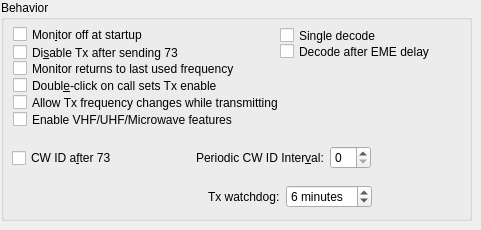
   <widget class="QWidget" name="tab_2">
    <attribute name="title">
     <string>Behavior</string>
    </attribute>
    <widget class="QGroupBox" name="behaviour_group_box">
     <property name="geometry">
      <rect>
       <x>1</x>
       <y>0</y>
       <width>471</width>
       <height>221</height>
      </rect>
     </property>
     <property name="title">
      <string>Behavior</string>
     </property>
     <widget class="QCheckBox" name="monitor_off_check_box">
      <property name="geometry">
       <rect>
        <x>12</x>
        <y>21</y>
        <width>175</width>
        <height>27</height>
       </rect>
      </property>
      <property name="toolTip">
       <string>Don't start decoding until the monitor button is clicked.</string>
      </property>
      <property name="text">
       <string>Mon&amp;itor off at startup</string>
      </property>
      <property name="checked">
       <bool>false</bool>
      </property>
     </widget>
     <widget class="QCheckBox" name="enable_VHF_features_check_box">
      <property name="geometry">
       <rect>
        <x>12</x>
        <y>106</y>
        <width>288</width>
        <height>27</height>
       </rect>
      </property>
      <property name="text">
       <string>Enable VHF/UHF/Microwave features</string>
      </property>
     </widget>
     <widget class="QCheckBox" name="decode_at_52s_check_box">
      <property name="geometry">
       <rect>
        <x>279</x>
        <y>38</y>
        <width>192</width>
        <height>27</height>
       </rect>
      </property>
      <property name="text">
       <string>Decode after EME delay</string>
      </property>
     </widget>
     <widget class="QCheckBox" name="single_decode_check_box">
      <property name="geometry">
       <rect>
        <x>279</x>
        <y>22</y>
        <width>124</width>
        <height>27</height>
       </rect>
      </property>
      <property name="text">
       <string>Single decode</string>
      </property>
     </widget>
     <widget class="QCheckBox" name="tx_QSY_check_box">
      <property name="geometry">
       <rect>
        <x>12</x>
        <y>89</y>
        <width>352</width>
        <height>27</height>
       </rect>
      </property>
      <property name="toolTip">
       <string>&lt;html&gt;&lt;head/&gt;&lt;body&gt;&lt;p&gt;Some rigs are not able to process CAT commands while transmitting. This means that if you are operating in split mode you may have to uncheck this option.&lt;/p&gt;&lt;/body&gt;&lt;/html&gt;</string>
      </property>
      <property name="text">
       <string>Allow Tx frequency changes while transmitting</string>
      </property>
     </widget>
     <widget class="QCheckBox" name="monitor_last_used_check_box">
      <property name="geometry">
       <rect>
        <x>12</x>
        <y>55</y>
        <width>292</width>
        <height>27</height>
       </rect>
      </property>
      <property name="toolTip">
       <string>&lt;html&gt;&lt;head/&gt;&lt;body&gt;&lt;p&gt;Check this if you wish to automatically return to the last monitored frequency when monitor is enabled, leave it unchecked if you wish to have the current rig frequency maintained.&lt;/p&gt;&lt;/body&gt;&lt;/html&gt;</string>
      </property>
      <property name="text">
       <string>Monitor returns to last used frequency</string>
      </property>
     </widget>
     <widget class="QCheckBox" name="quick_call_check_box">
      <property name="geometry">
       <rect>
        <x>12</x>
        <y>72</y>
        <width>267</width>
        <height>27</height>
       </rect>
      </property>
      <property name="toolTip">
       <string>Automatic transmission mode.</string>
      </property>
      <property name="text">
       <string>Doubl&amp;e-click on call sets Tx enable</string>
      </property>
     </widget>
     <widget class="QCheckBox" name="disable_TX_on_73_check_box">
      <property name="geometry">
       <rect>
        <x>12</x>
        <y>39</y>
        <width>216</width>
        <height>27</height>
       </rect>
      </property>
      <property name="toolTip">
       <string>Turns off automatic transmissions after sending a 73 or any other free
text message.</string>
      </property>
      <property name="text">
       <string>Di&amp;sable Tx after sending 73</string>
      </property>
     </widget>
     <widget class="QWidget" name="layoutWidget5">
      <property name="geometry">
       <rect>
        <x>10</x>
        <y>181</y>
        <width>361</width>
        <height>32</height>
       </rect>
      </property>
      <layout class="QHBoxLayout" name="horizontalLayout_12">
       <item>
        <spacer name="horizontalSpacer_7">
         <property name="orientation">
          <enum>Qt::Horizontal</enum>
         </property>
         <property name="sizeHint" stdset="0">
          <size>
           <width>0</width>
           <height>0</height>
          </size>
         </property>
        </spacer>
       </item>
       <item>
        <widget class="QLabel" name="label_10">
         <property name="text">
          <string>Tx watchdog:</string>
         </property>
         <property name="buddy">
          <cstring>tx_watchdog_spin_box</cstring>
         </property>
        </widget>
       </item>
       <item>
        <widget class="QSpinBox" name="tx_watchdog_spin_box">
         <property name="toolTip">
          <string>&lt;html&gt;&lt;head/&gt;&lt;body&gt;&lt;p&gt;Number of minutes before unattended transmissions are aborted&lt;/p&gt;&lt;/body&gt;&lt;/html&gt;</string>
         </property>
         <property name="specialValueText">
          <string>Disabled</string>
         </property>
         <property name="suffix">
          <string> minutes</string>
         </property>
         <property name="prefix">
          <string/>
         </property>
         <property name="value">
          <number>6</number>
         </property>
        </widget>
       </item>
      </layout>
     </widget>
     <widget class="QWidget" name="layoutWidget6">
      <property name="geometry">
       <rect>
        <x>11</x>
        <y>142</y>
        <width>359</width>
        <height>32</height>
       </rect>
      </property>
      <layout class="QHBoxLayout" name="horizontalLayout_9">
       <item>
        <widget class="QCheckBox" name="CW_id_after_73_check_box">
         <property name="toolTip">
          <string>Send a CW ID after every 73 or free text message.</string>
         </property>
         <property name="text">
          <string>CW ID a&amp;fter 73</string>
         </property>
        </widget>
       </item>
       <item>
        <spacer name="horizontalSpacer">
         <property name="orientation">
          <enum>Qt::Horizontal</enum>
         </property>
         <property name="sizeHint" stdset="0">
          <size>
           <width>0</width>
           <height>0</height>
          </size>
         </property>
        </spacer>
       </item>
       <item>
        <widget class="QLabel" name="label">
         <property name="sizePolicy">
          <sizepolicy hsizetype="Preferred" vsizetype="Preferred">
           <horstretch>0</horstretch>
           <verstretch>0</verstretch>
          </sizepolicy>
         </property>
         <property name="text">
          <string>Periodic CW ID Inter&amp;val:</string>
         </property>
         <property name="buddy">
          <cstring>CW_id_interval_spin_box</cstring>
         </property>
        </widget>
       </item>
       <item>
        <widget class="QSpinBox" name="CW_id_interval_spin_box">
         <property name="sizePolicy">
          <sizepolicy hsizetype="Minimum" vsizetype="Fixed">
           <horstretch>0</horstretch>
           <verstretch>0</verstretch>
          </sizepolicy>
         </property>
         <property name="toolTip">
          <string>Send a CW ID periodically every few minutes.
This might be required under your countries licence regulations.
It will not interfere with other users as it is always sent in the
quiet period when decoding is done.</string>
         </property>
        </widget>
       </item>
      </layout>
     </widget>
    </widget>
   </widget>
